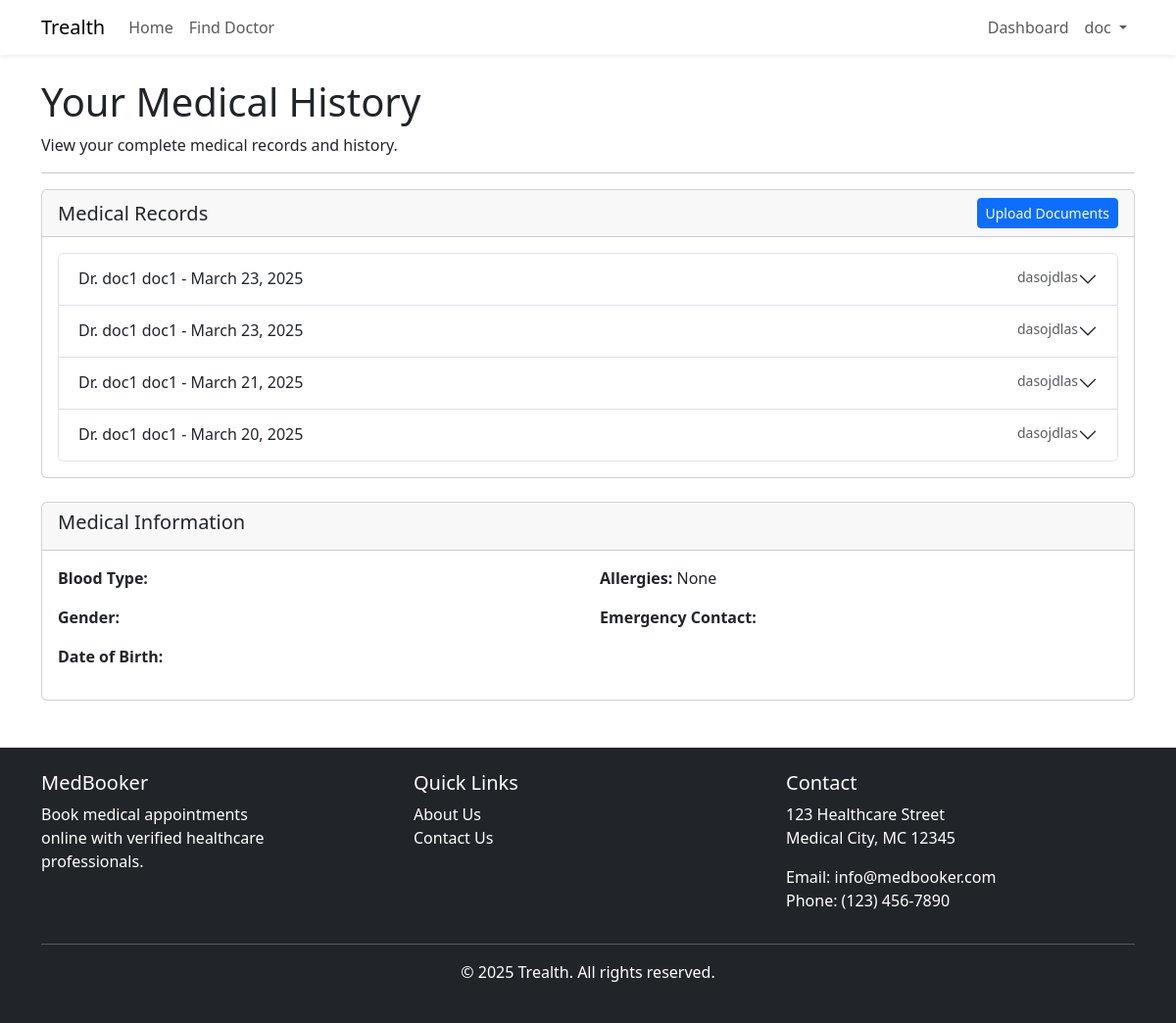
/patients/medical-history/ (signed in), run on the app's committed database.
### accounts/models.py (models this page shows)
class User(AbstractUser):
    USER_TYPE_CHOICES = (
        ('doctor', 'Doctor'),
        ('patient', 'Patient'),
        ('admin', 'Administrator'),
    )
    email = models.EmailField(unique=True)
    user_type = models.CharField(max_length=10, choices=USER_TYPE_CHOICES)
    USERNAME_FIELD = 'email'
    REQUIRED_FIELDS = ['first_name', 'last_name']
    objects = CustomUserManager()

### medical_records/models.py (models this page shows, shortened)
class MedicalRecord(models.Model):
    record_id = models.AutoField(primary_key=True)
    patient = models.ForeignKey(Patient, on_delete=models.CASCADE, related_name='medical_records')
    doctor = models.ForeignKey(Doctor, on_delete=models.CASCADE, related_name='medical_records')
    appointment = models.ForeignKey(Appointment, on_delete=models.CASCADE, related_name='medical_records')
    diagnosis = models.TextField()
    treatment_plan = models.TextField()
    created_at = models.DateTimeField(auto_now_add=True)

### doctors/models.py (models this page shows, shortened)
class Doctor(models.Model):
    doctor_id = models.AutoField(primary_key=True)
    user = models.OneToOneField(settings.AUTH_USER_MODEL, on_delete=models.CASCADE, related_name='doctor_profile')
    full_name = models.CharField(max_length=255)
    specialization = models.CharField(max_length=255)
    experience_years = models.IntegerField()
    license_number = models.CharField(max_length=50)
    consultation_fee = models.DecimalField(max_digits=10, decimal_places=2)
    hospital_name = models.CharField(max_length=255)
    hospital_location = models.CharField(max_length=255)

### patients/views.py (the view)
# urls.py: path('medical-history/', views.medical_history, name='medical_history'),
@login_required
def medical_history(request):
    try:
        patient = Patient.objects.get(user=request.user)
        medical_records = MedicalRecord.objects.filter(patient=patient).order_by('-created_at')
        return render(request, 'patients/medical_history.html', {'medical_records': medical_records})
    except Patient.DoesNotExist:
        messages.error(request, 'Patient profile not found. Please complete your profile.')
        return redirect('patients:profile')

### templates/patients/medical_history.html (shortened to what this page needs)
{% extends 'base.html' %}
{% block content %}
<div class="row">
    <div class="col-md-12">
        <h1>Your Medical History</h1>
        <p>View your complete medical records and history.</p>
        <hr>
    </div>
</div>
<div class="row">
    <div class="col-md-12">
        <div class="card">
            <div class="card-header d-flex justify-content-between align-items-center">
                <h5 class="mb-0">Medical Records</h5>
                <a href="{% url 'medical_records:upload_documents' %}" class="btn btn-primary btn-sm">Upload Documents</a>
            </div>
            <div class="card-body">
                {% if medical_records %}
                    <div class="accordion" id="medicalRecordsAccordion">
                        {% for record in medical_records %}
                            <div class="accordion-item">
                                <h2 class="accordion-header" id="heading{{ record.record_id }}">
                                    <button class="accordion-button collapsed" type="button" data-bs-toggle="collapse" data-bs-target="#collapse{{ record.record_id }}" aria-expanded="false" aria-controls="collapse{{ record.record_id }}">
                                        <div class="d-flex w-100 justify-content-between">
                                            <span>Dr. {{ record.doctor.full_name }} - {{ record.created_at|date }}</span>
                                            <small class="text-muted">{{ record.doctor.specialization }}</small>
                                        </div>
                                    </button>
                                </h2>
                            </div>
                        {% endfor %}
                    </div>
                {% else %}
                    <div class="alert alert-info">
                        No medical records found.
                    </div>
                {% endif %}
            </div>
        </div>
    </div>
</div>
<div class="row mt-4">
    <div class="col-md-12">
        <div class="card">
            <div class="card-header">
                <h5>Medical Information</h5>
            </div>
            <div class="card-body">
                <div class="row">
                    <div class="col-md-6">
                        <p><strong>Blood Type:</strong> {{ patient.blood_type }}</p>
                        <p><strong>Gender:</strong> {{ patient.gender }}</p>
                        <p><strong>Date of Birth:</strong> {{ patient.date_of_birth }}</p>
                    </div>
                    <div class="col-md-6">
                        <p><strong>Allergies:</strong> {{ patient.allergies|default:"None" }}</p>
                        <p><strong>Emergency Contact:</strong> {{ patient.emergency_contact }}</p>
                    </div>
                </div>
            </div>
        </div>
    </div>
</div>
{% endblock %}

### templates/base.html (shortened to what this page needs)
<!DOCTYPE html>
<html lang="en">
<head>
    <link href="https://cdn.jsdelivr.net/npm/bootstrap@5.3.0-alpha1/dist/css/bootstrap.min.css" rel="stylesheet">
    <link rel="stylesheet" href="https://cdn.jsdelivr.net/npm/bootstrap-icons@1.10.0/font/bootstrap-icons.css">
</head>
<body>
    <nav class="navbar navbar-expand-lg navbar-light bg-white shadow-sm">
        <div class="container">
            <a class="navbar-brand" href="{% url 'core:home' %}">Trealth</a>
            <div class="collapse navbar-collapse" id="navbarNav">
                <ul class="navbar-nav me-auto">
                    <li class="nav-item">
                        <a class="nav-link" href="{% url 'core:home' %}">Home</a>
                    </li>
                    {% if user.is_authenticated and user.user_type == 'patient' %}
                    <li class="nav-item">
                        <a class="nav-link" href="{% url 'core:find_doctor' %}">Find Doctor</a>
                    </li>
                    {% endif %}
                </ul>
                <ul class="navbar-nav ms-auto">
                    {% if user.is_authenticated %}
                        {% if user.user_type == 'doctor' %}
                            <li class="nav-item">
                                <a class="nav-link" href="{% url 'doctors:dashboard' %}">Dashboard</a>
                            </li>
                        {% elif user.user_type == 'patient' %}
                            <li class="nav-item">
                                <a class="nav-link" href="{% url 'patients:dashboard' %}">Dashboard</a>
                            </li>
                        {% elif user.user_type == 'admin' %}
                            <li class="nav-item">
                                <a class="nav-link" href="{% url 'admin_portal:dashboard' %}">Admin</a>
                            </li>
                        {% endif %}
                        <li class="nav-item dropdown">
                            <a class="nav-link dropdown-toggle" href="#" id="navbarDropdown" role="button" data-bs-toggle="dropdown" aria-expanded="false">
                                {{ user.first_name }}
                            </a>
                        </li>
                    {% endif %}
                </ul>
            </div>
        </div>
    </nav>
    <div class="container mt-4">
        {% block content %}{% endblock %}
    </div>
    <footer class="bg-dark text-white py-4 mt-5">
        <div class="container">
            <div class="row">
                <div class="col-md-4">
                    <h5>MedBooker</h5>
                    <div style="width: 70%;">
                        <p>Book medical appointments online with verified healthcare professionals.</p>
                    </div>
                </div>
                <div class="col-md-4">
                    <h5>Quick Links</h5>
                    <ul class="list-unstyled">
                        <li><a href="{% url 'core:about' %}" class="text-white" style="text-decoration: none;">About Us</a></li>
                        <li><a href="{% url 'core:contact' %}" class="text-white" style="text-decoration: none;">Contact Us</a></li>
                    </ul>
                </div>
                <div class="col-md-4">
                    <h5>Contact</h5>
                    <address>
                        <p>123 Healthcare Street<br>Medical City, MC 12345</p>
                        <p>Email: info@medbooker.com<br>Phone: (123) 456-7890</p>
                    </address>
                </div>
            </div>
            <hr>
            <div class="text-center">
                <p>&copy; 2025 Trealth. All rights reserved.</p>
            </div>
        </div>
    </footer>
</body>
</html>

### data on the page
User: first_name "doc"
MedicalRecord: doctor.full_name "doc1 doc1", created_at "March 23, 2025", doctor.specialization "dasojdlas"
MedicalRecord: doctor.full_name "doc1 doc1", created_at "March 23, 2025", doctor.specialization "dasojdlas"
MedicalRecord: doctor.full_name "doc1 doc1", created_at "March 21, 2025", doctor.specialization "dasojdlas"
MedicalRecord: doctor.full_name "doc1 doc1", created_at "March 20, 2025", doctor.specialization "dasojdlas"

### other printed values
{{ patient.allergies|default:"None" }} "None"
